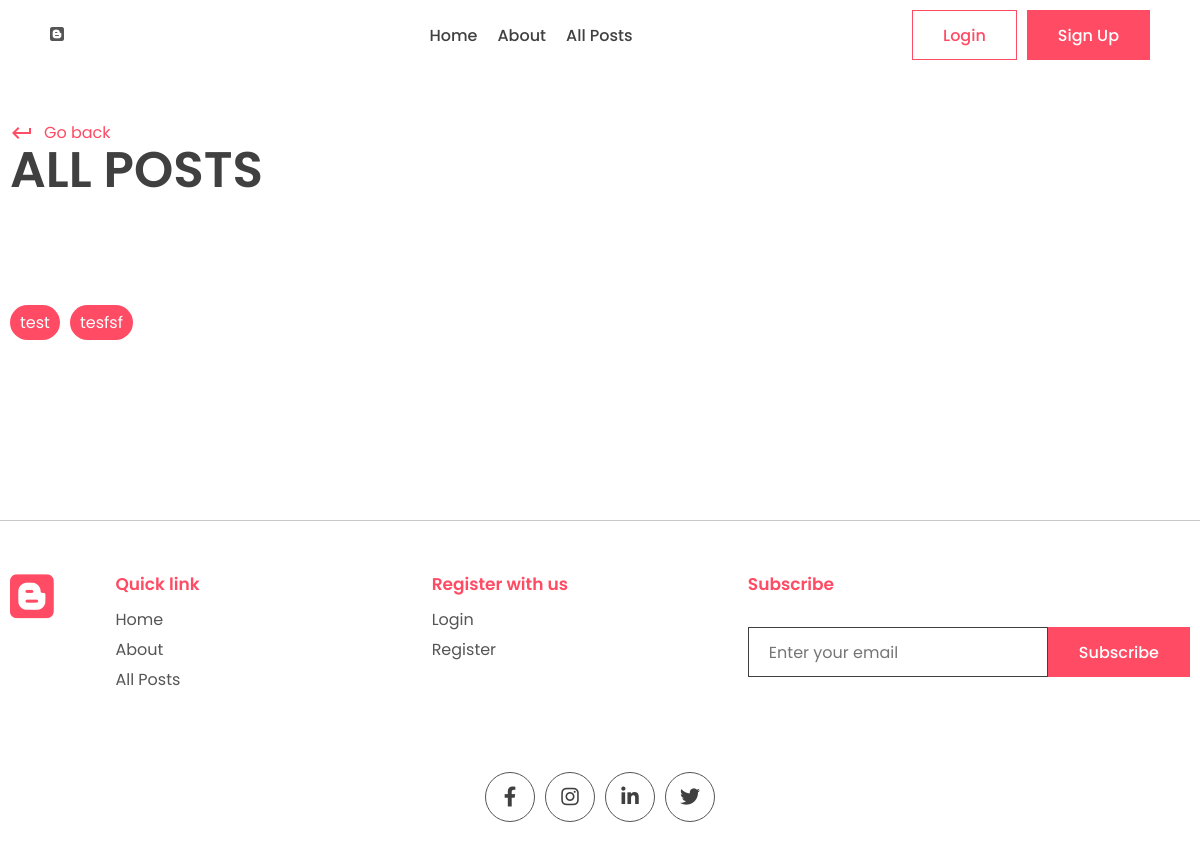
The page /all_posts/ on the database as committed earlier.
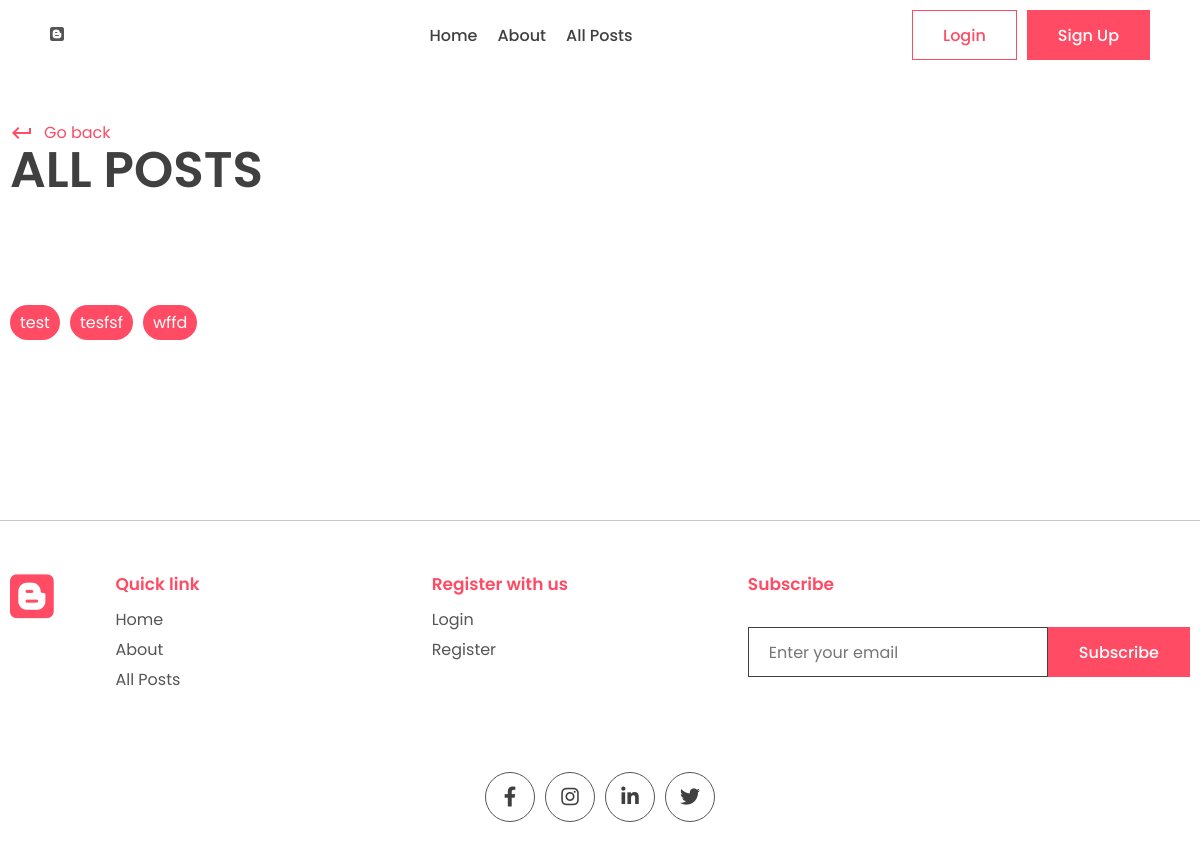
The same page on the database as committed later.
### app/models.py (models this page shows, shortened)
class Post(models.Model):
    title = models.CharField(max_length=200)
    content = models.TextField()
    last_updated = models.DateTimeField(auto_now=True)
    slug = models.SlugField(max_length=200, unique=True)
    image = models.ImageField(null=True, blank=True, upload_to="images/")
    tags = models.ManyToManyField(Tag, blank=True, related_name="post")
    view_count = models.IntegerField(null=True, blank=True)
    is_featured = models.BooleanField(default=False)
    author = models.ForeignKey(User, on_delete=models.CASCADE, null=True, blank=True)
    bookmarks = models.ManyToManyField(
        User, related_name="bookmarks", default=None, blank=True
    )
    likes = models.ManyToManyField(
        User, related_name="post_like", default=None, blank=True
    )

### app/views.py (the view)
# urls.py: path("all_posts/", views.all_posts, name="all_posts"),
def all_posts(request):
    all_posts = Post.objects.all()
    context = {"all_posts": all_posts}
    return render(request, "app/all_posts.html", context=context)

### app/templates/app/all_posts.html (shortened to what this page needs)
{% extends 'base.html' %}  {%load static %} {%block content %}
<div class="container">
  <div class="page-top">
    <div class="top flex">
      <div class="page-name">
        <a href="" class="learn">
          <span class="material-icons"> keyboard_return </span> Go back
        </a>
        <h1>All Posts</h1>
      </div>
    </div>
  </div>
</div>
<section class="sp">
  <div class="container">
    <div class="blog-tags">
      {% for post in all_posts %}
      <p class="tag">
        <a style="color: white" href="{% url 'post_page' post.slug %}"
          >{{post.title}}</a
        >
      </p>
      {% endfor %}
    </div>
  </div>
</section>
{% endblock content %}

Rows that differ between the two databases and show on the page:
added Post: title "wffd"
